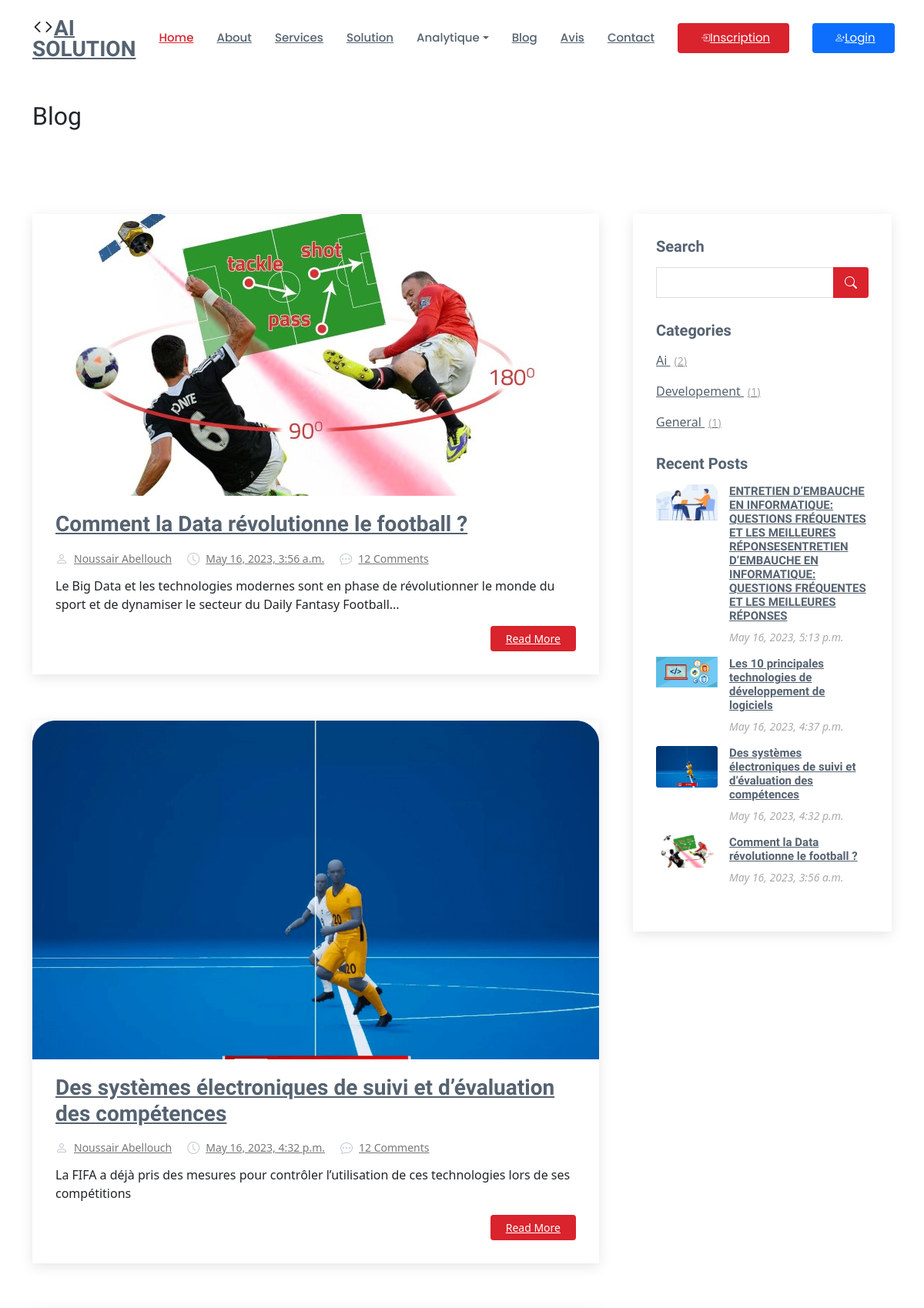
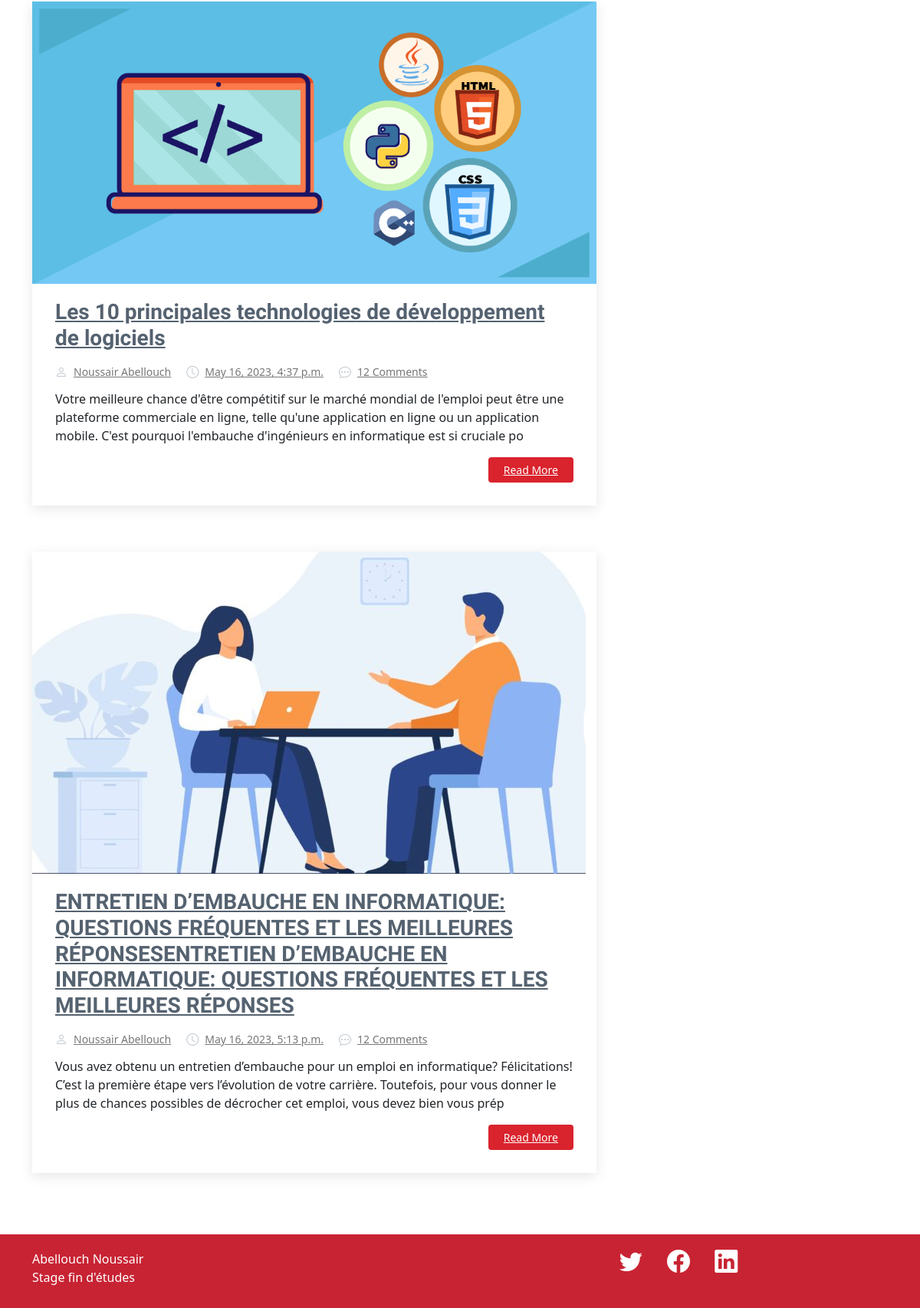
Page /blog on the committed database (2 pictures, top to bottom).
### myapp/models.py (models this page shows, shortened)
class Article(models.Model):
    x =[
        ('General','General'),
        ('Developement','Developement'),
        ('Ai','Ai')
    ]
    titre = models.CharField(max_length=255)
    subtitre = models.CharField(max_length=255)
    author = models.CharField(max_length=255)
    content = models.TextField()
    image = models.ImageField(upload_to='photos/%y/%m/%d')
    category = models.CharField(max_length=255,null=True,blank=True,choices=x)
    slug = models.SlugField(unique=True,null=True,blank=True)
    date_creation = models.DateTimeField(default=datetime.now)

### myapp/views.py (the view)
# urls.py: path('blog',views.blog,name="blog"),
def blog(request):
    categories_with_count = Article.objects.values('category').annotate(post_count=Count('id'))
    context = {'articles':Article.objects.all(),
               'articles_ordered':Article.objects.order_by('-date_creation'),
               'categories_with_count': categories_with_count}
    return render(request, "blog/articles.html", context)

### templates/blog/articles.html
{% extends 'base.html' %}
{% load static %}
{% block content %}
<main id="main">
    <br><br><br>
    <section id="breadcrumbs" class="breadcrumbs">
        <div class="container">
            <div class="d-flex justify-content-between align-items-center">
                <h2>Blog</h2>
            </div>
        </div>
    </section>
</main>
<section id="blog" class="blog">
    <div class="container" data-aos="fade-up">
        <div class="row">
            <div class="col-lg-8 entries">
                {% for a in articles %}
                <article class="entry">
                    <div class="entry-img">
                      <img src="{{a.image.url}}" alt="" class="img-fluid">
                    </div>
                    <h2 class="entry-title">
                      <a href="blog-single.html">{{a.titre}}</a>
                    </h2>
                    <div class="entry-meta">
                      <ul>
                        <li class="d-flex align-items-center"><i class="bi bi-person"></i> <a href="blog-single.html">{{a.author}}</a></li>
                        <li class="d-flex align-items-center"><i class="bi bi-clock"></i> <a href="blog-single.html"><time datetime="2020-01-01">{{a.date_creation}}</time></a></li>
                        <li class="d-flex align-items-center"><i class="bi bi-chat-dots"></i> <a href="blog-single.html">12 Comments</a></li>
                      </ul>
                    </div>
                    <div class="entry-content">
                      <p>
                        {{a.subtitre}}
                      </p>
                      <div class="read-more">
                        <a href="{% url 'myapp:article' slug=a.slug %}">Read More</a>
                      </div>
                    </div>
                  </article>
                {% endfor %}
            </div>
            <div class="col-lg-4">
                <div class="sidebar">
                    <h3 class="sidebar-title">Search</h3>
                    <div class="sidebar-item search-form">
                        <form action="">
                            <input type="text">
                            <button type="submit"><i class="bi bi-search"></i></button>
                          </form>
                    </div>
                    <h3 class="sidebar-title">Categories</h3>
                    <div class="sidebar-item categories">
                        {% for category in categories_with_count %}
                        <ul>
                            <li>
                                <a href="#">{{ category.category }} <span>({{ category.post_count }})</span></a>
                            </li>
                        </ul>
                        {% endfor %}
                    </div>
                    <h3 class="sidebar-title">Recent Posts</h3>
                    <div class="sidebar-item recent-posts">
                        {% for ar in articles_ordered %}
                        <div class="post-item clearfix">
                            <img src="{{ar.image.url}}" alt="">
                            <h4><a href="blog-single.html">{{ar.titre}}</a></h4>
                            <time datetime="2020-01-01">{{ar.date_creation}}</time>
                        </div>
                        {% endfor %}
                    </div>
                </div>
            </div>
        </div>
    </div>
</section>
{% endblock content %}

### myproject/static/css/style.css (style rules this page uses)
a { text-decoration: none; color: #d9232d; }
h1, h2, h3, h4, h5, h6 { font-family: "Raleway", sans-serif; }
section { padding: 60px 0; overflow: hidden; }
.blog { padding: 40px 0 20px 0; }
.blog .entry { padding: 30px; margin-bottom: 60px; box-shadow: 0 4px 16px rgba(0, 0, 0, 0.1); }
.blog .entry .entry-img { max-height: 440px; margin: -30px -30px 20px -30px; overflow: hidden; }
.blog .entry .entry-title { font-size: 28px; font-weight: bold; padding: 0; margin: 0 0 20px 0; }
.blog .entry .entry-title a { color: #556270; transition: 0.3s; }
.blog .entry .entry-meta { margin-bottom: 15px; color: #c1c8d0; }
.blog .entry .entry-meta ul { display: flex; flex-wrap: wrap; list-style: none; align-items: center; padding: 0; margin: 0; }
.blog .entry .entry-meta ul li+li { padding-left: 20px; }
.blog .entry .entry-meta i { font-size: 16px; margin-right: 8px; line-height: 0; }
.blog .entry .entry-meta a { color: #777777; font-size: 14px; display: inline-block; line-height: 1; }
.blog .entry .entry-content p { line-height: 24px; }
.blog .entry .entry-content .read-more { -moz-text-align-last: right; text-align-last: right; }
.blog .entry .entry-content .read-more a { display: inline-block; background: #d9232d; color: #fff; padding: 6px 20px; transition: 0.3s; font-size: 14px; border-radius: 4px; }
.blog .sidebar { padding: 30px; margin: 0 0 60px 20px; box-shadow: 0 4px 16px rgba(0, 0, 0, 0.1); }
.blog .sidebar .sidebar-title { font-size: 20px; font-weight: 700; padding: 0 0 0 0; margin: 0 0 15px 0; color: #556270; position: relative; }
.blog .sidebar .sidebar-item { margin-bottom: 30px; }
.blog .sidebar .search-form form { background: #fff; border: 1px solid #ddd; padding: 3px 10px; position: relative; }
.blog .sidebar .search-form form input[type=text] { border: 0; padding: 4px; border-radius: 4px; width: calc(100% - 40px); }
.blog .sidebar .search-form form button { position: absolute; top: 0; right: 0; bottom: 0; border: 0; background: none; font-size: 16px; padding: 0 15px; margin: -1px; background: #d9232d; color: #fff; transition: 0.3s; border-radius: 0 4px 4px 0; line-height: 0; }
.blog .sidebar .search-form form button i { line-height: 0; }
.blog .sidebar .categories ul { list-style: none; padding: 0; }
.blog .sidebar .categories ul a { color: #556270; transition: 0.3s; }
.blog .sidebar .categories ul a span { padding-left: 5px; color: #aaaaaa; font-size: 14px; }
.blog .sidebar .recent-posts .post-item+.post-item { margin-top: 15px; }
.blog .sidebar .recent-posts img { width: 80px; float: left; }
.blog .sidebar .recent-posts h4 { font-size: 15px; margin-left: 95px; font-weight: bold; }
.blog .sidebar .recent-posts h4 a { color: #556270; transition: 0.3s; }
.blog .sidebar .recent-posts time { display: block; margin-left: 95px; font-style: italic; font-size: 14px; color: #aaaaaa; }

### rows in the picture
Article: image (picture), titre "Comment la Data révolutionne le football ?", author "Noussair Abellouch", date_creation "May 16, 2023, 3:56 a.m.", subtitre "Le Big Data et les technologies modernes sont en phase de révolutionner le monde du sport et de dynamiser le secteur du Daily Fantasy Football..."
Article: image (picture), titre "Des systèmes électroniques de suivi et d’évaluation des compétences", author "Noussair Abellouch", date_creation "May 16, 2023, 4:32 p.m.", subtitre "La FIFA a déjà pris des mesures pour contrôler l’utilisation de ces technologies lors de ses compétitions"
Article: image (picture), titre "Les 10 principales technologies de développement de logiciels", author "Noussair Abellouch", date_creation "May 16, 2023, 4:37 p.m.", subtitre "Votre meilleure chance d'être compétitif sur le marché mondial de l'emploi peut être une plateforme commerciale en ligne, telle qu'une application en ligne ou un application mobile. C'est pourquoi l'embauche d'ingénieurs en informatique est si cruciale po"
Article: image (picture), titre "ENTRETIEN D’EMBAUCHE EN INFORMATIQUE: QUESTIONS FRÉQUENTES ET LES MEILLEURES RÉPONSESENTRETIEN D’EMBAUCHE EN INFORMATIQUE: QUESTIONS FRÉQUENTES ET LES MEILLEURES RÉPONSES", author "Noussair Abellouch", date_creation "May 16, 2023, 5:13 p.m.", subtitre "Vous avez obtenu un entretien d’embauche pour un emploi en informatique? Félicitations! C’est la première étape vers l’évolution de votre carrière. Toutefois, pour vous donner le plus de chances possibles de décrocher cet emploi, vous devez bien vous prép"

### other values in the picture
{{ category.category }} "Ai" "Developement" "General"
{{ category.post_count }} "2" "1" "1"
